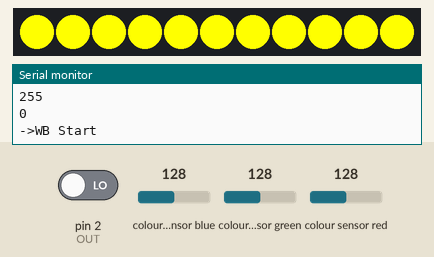
Simulated run of this sketch. Board: Arduino Uno, built with avr-gcc and run on an emulated ATmega328P. Shown: 11 RGB LEDs in strip order, left to right, the last lines printed to the serial monitor. Wiring (inferred from the names in the program): TCS3200 colour sensor: output pin 2; S2 pin 5; S3 pin 6; S0 pin 3; S1 pin 4. Inputs (shaded band) come from the test bench; at power-on: colour sensor green 128, pin 2 (OUT) LOW, colour sensor blue 128, colour sensor red 128.

Above: at 9.2 s.
9.3 s: colour sensor green set to 5
At 13.0 s:
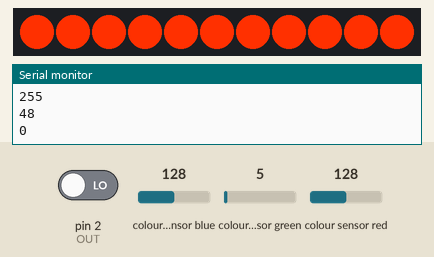
Timing chart, 0 to 14.5 s (numbered marks = the images above; inputs shaded):
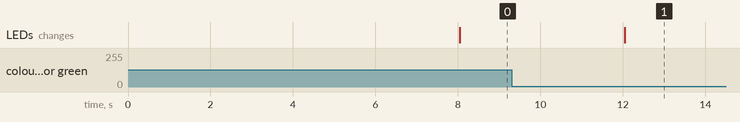

The sketch:

TCS3200_Test3.ino
```cpp
#include <TimerOne.h>
#include <Adafruit_NeoPixel.h>

struct CRGB {
  union {
    struct {
            union {
                uint8_t r;
                uint8_t red;
            };
            union {
                uint8_t g;
                uint8_t green;
            };
            union {
                uint8_t b;
                uint8_t blue;
            };
        };
    uint8_t raw[3];
  };
};

#define S0     3
#define S1     4
#define S2     5
#define S3     6
#define OUT    2

int   g_count = 0;    // 頻率計算
int   g_array[3];     // 儲存 RGB 值
int   g_flag = 0;     // RGB 過濾順序
float g_SF[3];        // 儲存白平衡計算後之 RGB 補償係數

// 使用多少顆 WS2812B
#define NUM_LEDS 11

// WS2812B DIN 街角街道 UNO 的哪根接腳
#define DATA_PIN 13

// Parameter 1 = number of pixels in strip
// Parameter 2 = pin number (most are valid)
// Parameter 3 = pixel type flags, add together as needed:
//   NEO_KHZ800  800 KHz bitstream (most NeoPixel products w/WS2812 LEDs)
//   NEO_KHZ400  400 KHz (classic 'v1' (not v2) FLORA pixels, WS2811 drivers)
//   NEO_GRB     Pixels are wired for GRB bitstream (most NeoPixel products)
//   NEO_RGB     Pixels are wired for RGB bitstream (v1 FLORA pixels, not v2)
Adafruit_NeoPixel ws2812 = Adafruit_NeoPixel(NUM_LEDS, DATA_PIN, NEO_GRB + NEO_KHZ800);

CRGB leds[NUM_LEDS];

// TCS3200 初始化與輸出頻率設定
void TSC_Init()
{
  pinMode(S0, OUTPUT);
  pinMode(S1, OUTPUT);
  pinMode(S2, OUTPUT);
  pinMode(S3, OUTPUT);
  pinMode(OUT, INPUT);

  digitalWrite(S0, LOW);  // OUTPUT FREQUENCY SCALING 2%
  digitalWrite(S1, HIGH);
}

// 選擇過濾顏色
void TSC_FilterColor(int Level01, int Level02)
{
  if(Level01 != 0)
    Level01 = HIGH;

  if(Level02 != 0)
    Level02 = HIGH;

  digitalWrite(S2, Level01);
  digitalWrite(S3, Level02);
}

void TSC_Count()
{
  g_count ++ ;
}

void TSC_Callback()
{
  switch(g_flag)
  {
    case 0:
         Serial.println("->WB Start");
         TSC_WB(LOW, LOW);              // Red
         break;
    case 1:
         Serial.print("->Frequency R=");
         Serial.println(g_count);
         g_array[0] = g_count;
         TSC_WB(HIGH, HIGH);            // Green
         break;
    case 2:
         Serial.print("->Frequency G=");
         Serial.println(g_count);
         g_array[1] = g_count;
         TSC_WB(LOW, HIGH);             // Blue
         break;

    case 3:
         Serial.print("->Frequency B=");
         Serial.println(g_count);
         Serial.println("->WB End");
         g_array[2] = g_count;
         TSC_WB(HIGH, LOW);             //Clear(no filter)
         break;
   default:
         g_count = 0;
         break;
  }
}

void TSC_WB(int Level0, int Level1)      //White Balance
{
  g_count = 0;
  g_flag ++;
  TSC_FilterColor(Level0, Level1);
  Timer1.setPeriod(1000000);             // us; 每秒觸發
}

void setup()
{
  TSC_Init();
  Serial.begin(9600);

  ws2812.begin();
  ws2812.show();  // Initialize all pixels to 'off'

  Timer1.initialize();             // defaulte is 1s
  Timer1.attachInterrupt(TSC_Callback);
  attachInterrupt(0, TSC_Count, RISING);

  delay(4000);

  for(int i=0; i<3; i++)
    Serial.println(g_array[i]);

  g_SF[0] = 255.0/ g_array[0];     // R 補償係數
  g_SF[1] = 255.0/ g_array[1] ;    // G 補償係數
  g_SF[2] = 255.0/ g_array[2] ;    // B 補償係數

  Serial.println(g_SF[0]);
  Serial.println(g_SF[1]);
  Serial.println(g_SF[2]);

  for(int i=0; i<3; i++)
    Serial.println(int(g_array[i] * g_SF[i]));
  Serial.println("Finish Calibration.");
  delay(4000);

}

void loop()
{
  g_flag = 0;
  // R
  for( int i = 0; i < NUM_LEDS; i++ )
  {
    leds[i].r = int(g_array[0] * g_SF[0]);
    leds[i].g = int(g_array[1] * g_SF[1]);
    leds[i].b = int(g_array[2] * g_SF[2]);
    ws2812.setPixelColor( i, leds[i].r, leds[i].g, leds[i].b );
  }
  Timer1.stop();

  Serial.println(leds[0].r);
  Serial.println(leds[0].g);
  Serial.println(leds[0].b);

  ws2812.show();  // Sends the value to the LED

  Timer1.resume();

  delay(4000);
}
```

Measured:
- after the input at 9.3 s, the LEDs: change after 2.7 s (image 1)
